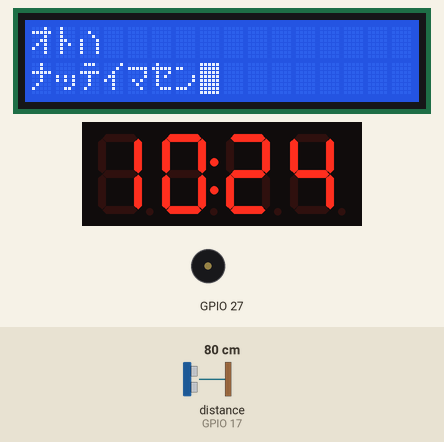
The program below on a simulated Raspberry Pi (BCM pin numbers). Shown: 16×2 character LCD, 4-digit seven-segment display, buzzer (waves = sounding). The test bench sets the inputs (shaded band); at power-on: distance to the obstacle (sensor on GPIO 17) 80 cm. The echo pulse lasts 58.3 µs per cm; the clock reads 2024-03-15 10:24:30 at power-on unless the program sets it; random numbers come from a fixed seed; what the program prints to the terminal is not drawn.

Above: at 1.4 s.
1.5 s: distance to the obstacle (sensor on GPIO 17) set to 2 cm
At 1.69 s:
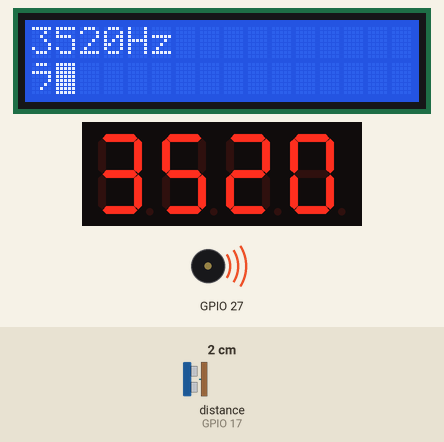
Timing chart, 0 to 4.5 s (numbered marks = the images above; inputs shaded):
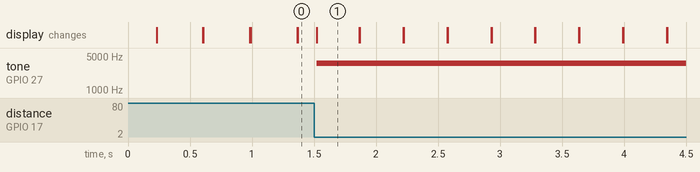

Measured:
- after the input at 1.5 s, tone on GPIO 27: silent → 3520 Hz at once

The program:

octave_new.py
```python
import Telmin_new
import argparse
import random
import datetime
import tm1637
import nashio
import numpy as np
LA=440
a, aa, b, c, cc, d, dd, e, f, ff, g, gg = np.geomspace(
    LA, LA*2, 12, endpoint=False)
OCTAVE = [(c, "ﾄﾞ"), (cc, "ﾄﾞ#"), (d, "ﾚ"), (dd, "ﾚ#"), (e, "ﾐ"), (f, "ﾌｧ"),
          (ff, "ﾌｧ#"), (g, "ｿ"), (gg, "ｿ#"), (a*2, "ﾗ"), (aa*2, "ﾗ#"), (b*2, "ｼ")]
# print(OCTAVE)


class DisplaySound:
    def __init__(self):
        self.lcd = nashio.LCD()
        self.tm = tm1637.TM1637(clk=21, dio=20)
        parser = argparse.ArgumentParser(description='音楽を鳴らすよ！')
        parser.add_argument(
            "-l", "--rangel",
            default=-2, type=int,
            help="音の範囲の左,マイナスでも可能です。[l,r)のlです。"
        )
        parser.add_argument(
            "-r", "--ranger",
            default=+3, type=int,
            help="音の範囲の右,マイナスでも可能です。[l,r)のrです。"
        )
        parser.add_argument(
            "-d", "--distancemax",
            default=Telmin_new.DISTANCE_HIGH, type=int,
            help="測る距離のmaxです。100以上は意味ないです(たぶん)"
        )
        parser.add_argument('--excludesharp', action='store_true',
                            help="これを指定すると、sharp付きの音が消えます。")
        self.args = parser.parse_args()

        if self.args.rangel>self.args.ranger:
            raise ValueError("ranger should be larger than rangel.\nrangerはrangelよりも大きくなくてはいけません。")
        if not(0<self.args.distancemax<=100):
            raise ValueError("distancemax should be larger than 0 and smaller than 100.\ndistancemaxは0より大きく、100以下でなければいけません。")

    def __del__(self):
        self.lcd.clear()
        self.lcd.write_string("ｼｭｳﾘｮｳ")
        self.lcd.newline()
        self.lcd.write_string("ｼﾏｼﾀ")
        self.tm.show(" End")

    def make_sound(self, distance: float, base=OCTAVE):
        if distance >= self.args.distancemax:
            self.lcd.clear()
            self.lcd.write_string("ｵﾄﾊ")
            self.lcd.newline()
            self.lcd.write_string("ﾅｯﾃｲﾏｾﾝ")
            now=datetime.datetime.now()
            self.tm.numbers(now.hour,now.minute)
            return 0
        for i, j in zip(range(len(base))[::-1], np.linspace(0, self.args.distancemax, len(base)-1, endpoint=True)):
            if distance < j:
                # self.lcd.write_string("ｹﾞﾝｻﾞｲﾉｵﾄﾊ")
                # self.lcd.newline()
                hz = int(round(base[i][0]))
                self.lcd.clear()
                self.lcd.write_string(f"{hz}Hz")
                self.lcd.newline()
                self.lcd.write_string(base[i][1])
                self.tm.number(hz)
                return hz

    def main(self, octave=OCTAVE):
        if self.args.excludesharp:
            octave = [i for i in OCTAVE if "#" not in i[1]]
        base = []
        for i in range(self.args.rangel, self.args.ranger):
            base += map(lambda x: (x[0]*(2**i), x[1]), octave)
        print(len(base))
        def sound_function(x): return self.make_sound(x, base)
        termin = Telmin_new.Telmin()
        termin.main(sound_function)


if __name__ == "__main__":
    DisplaySound().main()
```

Telmin_new.py
```python
import time
import random
import RPi.GPIO as GPIO
import wiringpi

INTERVAL=0.05
SOUND_PORT = 27
ECHO_PORT = 17
TRIG_PORT = 4
SOUND_HIGH = 1760
SOUND_LOW = 220
DISTANCE_HIGH = 75


def make_sound(distance: float):
    if distance > DISTANCE_HIGH+1:
        distance = random.randint(0, DISTANCE_HIGH)
    a = -DISTANCE_HIGH/(SOUND_HIGH-SOUND_LOW)
    b = -SOUND_HIGH*a
    return (distance-b)/a


class Telmin:

    def __init__(self):
        GPIO.setmode(GPIO.BCM)
        GPIO.setup(TRIG_PORT, GPIO.OUT)
        GPIO.setup(ECHO_PORT, GPIO.IN)
        wiringpi.wiringPiSetupGpio()
        wiringpi.softToneCreate(SOUND_PORT)

    def __del__(self):
        print("これほんとに呼ばれるのか？？？")
        GPIO.cleanup()

    def read_distance(self):
        GPIO.output(TRIG_PORT, GPIO.LOW)
        time.sleep(0.001)
        GPIO.output(TRIG_PORT, GPIO.HIGH)
        time.sleep(0.011)
        GPIO.output(TRIG_PORT, GPIO.LOW)
        while GPIO.input(ECHO_PORT) == GPIO.LOW:
            start = time.time()
        while GPIO.input(ECHO_PORT) == GPIO.HIGH:
            end = time.time()
        duration = end-start
        distance = duration*17000
        return distance

    def main(self, sound_function=make_sound):
        try:
            while 1:
                distance = self.read_distance()

                sound = sound_function(distance)
                print("distance,sound", distance, sound)

                wiringpi.softToneWrite(SOUND_PORT, round(sound))
                time.sleep(INTERVAL)
        except KeyboardInterrupt:
            return


if __name__ == "__main__":
    Telmin().main()
```

nashio.py
```python
import smbus
import time


class LCD:
    def __init__(self):
        self.BUS = smbus.SMBus(1)
        self.ADRESS_ST7032 = 0x3e
        self.REGISTER_SETTING = 0x00
        self.REGISTER_DISPLAY = 0x40
        self.contrast = 32  # 0から63のコントラスト。30から40程度を推奨
        self.CHARS_PER_LINE = 8  # LCDの横方向の文字数
        self.DISPLAY_LINES = 2   # LCDの行数
        self.DISPLAY_CHARS = self.CHARS_PER_LINE*self.DISPLAY_LINES
        self.position = 0
        self.line = 0
        trials = 5
        for i in range(trials):
            try:
                c_lower = (self.contrast & 0xf)
                c_upper = (self.contrast & 0x30) >> 4
                self.BUS.write_i2c_block_data(self.ADRESS_ST7032, self.REGISTER_SETTING, [
                                              0x38, 0x39, 0x14, 0x70 | c_lower, 0x54 | c_upper, 0x6c])
                time.sleep(0.2)
                self.BUS.write_i2c_block_data(
                    self.ADRESS_ST7032, self.REGISTER_SETTING, [0x38, 0x0d, 0x01])
                time.sleep(0.001)
                break
            except IOError:
                if i == trials-1:
                    exit()

    def clear(self,):

        self.position = 0
        self.line = 0
        self.BUS.write_byte_data(
            self.ADRESS_ST7032, self.REGISTER_SETTING, 0x01)
        time.sleep(0.001)

    def newline(self,):
        if self.line == self.DISPLAY_LINES-1:
            self.clear()
        else:
            self.line += 1
            self.position = self.CHARS_PER_LINE*self.line
            self.BUS.write_byte_data(
                self.ADRESS_ST7032, self.REGISTER_SETTING, 0xc0)
            time.sleep(0.001)

    def write_string(self, s: str):
        for c in s:
            self.write_char(ord(c))

    def write_char(self, c: str):
        byte_data = self.check_writable(c)
        if self.position == self.DISPLAY_CHARS:
            self.clear()
        elif self.position == self.CHARS_PER_LINE*(self.line+1):
            self.newline()
        self.BUS.write_byte_data(
            self.ADRESS_ST7032, self.REGISTER_DISPLAY, byte_data)
        self.position += 1

    def check_writable(self, c):
        if c >= 0x06 and c <= 0xff:  # if ascii
            return c
        if ord("｡") <= c <= ord("ﾋﾟ"[1]):  # if hankaku katakana
            return c-ord("｡")+0b10100001
        else:
            return 0x20  # 空白文字


def main():
    lcd = LCD()
    lcd.write_string("ﾗｽﾞﾍﾞﾘｰ")
    lcd.newline()
    lcd.write_string("ﾊﾟｲ")


def nashio():
    lcd = LCD()
    a = input()
    if a:
        lcd.write_string(a)
    else:
        lcd.write_string("ﾅｼｵ ﾀｶｼ")
    # lcd.newline()


if __name__ == "__main__":
    # main()
    nashio()
```
